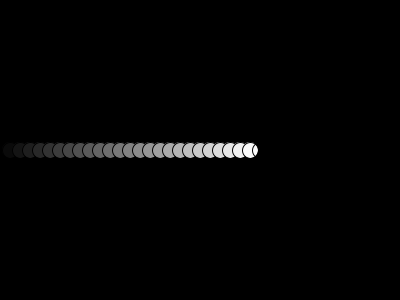
Frame 1 (no input)
Frame 60 (the mouse pressed at the canvas centre just before this capture): identical to frame 1, image omitted
Frame 120 (the mouse held since frame 60 and released just before this capture): identical to frame 1, image omitted

The Processing sketch that drew this single still picture (run headless with seeded random() and noise(); from frame 60 on, the mouse is pressed at the canvas centre):

// Processing sketch: whileLoop
// ── whileLoop.pde
int x=0;

void setup(){
  size(400,300);
}

void draw(){
  background(0);

  x = 0;
  while(x< width) {
    x = x+10;
    //fill(250);
    fill(x);
    ellipse(x,150,16,16);
    println(x);
  }  
}
